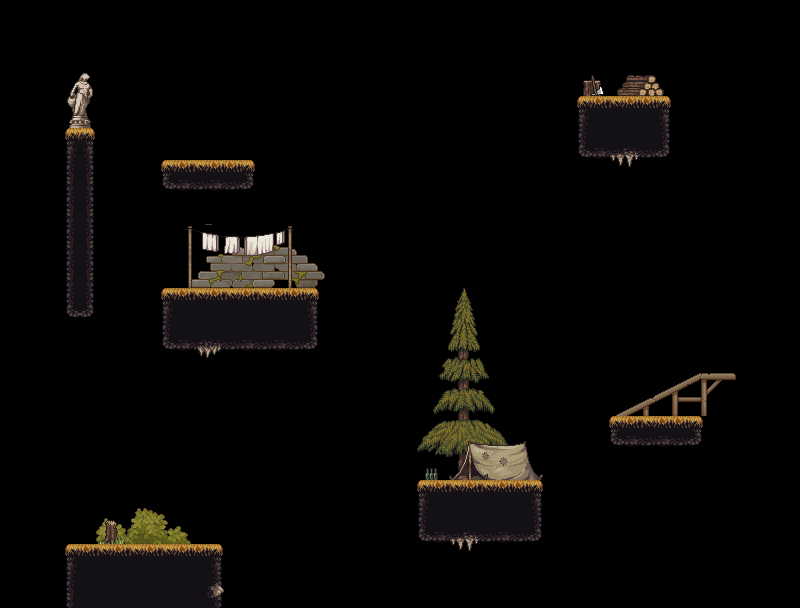

A 2D game scene composited from a Tiled map and its tileset images. What follows is a short description and the map's XML, with every tile layer's data as written:
An orthogonal 25x19 tile map with 32x32 px tiles, 3 tile layers (Ground, Decorations, Decorations 2), 11 tilesets and 7 objects.

<map version="1.10" tiledversion="1.12.2" orientation="orthogonal" renderorder="right-down" width="25" height="19" tilewidth="32" tileheight="32" infinite="0" nextlayerid="9" nextobjectid="53">
 <editorsettings>
  <export target="room3.lua" format="lua" />
 </editorsettings>
 <tileset firstgid="1" name="Floor Tiles2" tilewidth="32" tileheight="32" tilecount="162" columns="9">
  <image source="../assets/tilesets/Floor Tiles2.png" width="288" height="576" />
 </tileset>
 <tileset firstgid="163" name="Other Tiles2" tilewidth="32" tileheight="32" tilecount="63" columns="9">
  <image source="../assets/tilesets/Other Tiles2.png" width="288" height="224" />
 </tileset>
 <tileset firstgid="226" name="ground" tilewidth="32" tileheight="32" tilecount="64" columns="8">
  <image source="../assets/tilesets/ground.png" width="256" height="256" />
 </tileset>
 <tileset firstgid="290" name="TX Village Props" tilewidth="32" tileheight="32" tilecount="1024" columns="32">
  <image source="../assets/tilesets/TX Village Props.png" width="1024" height="1024" />
 </tileset>
 <tileset firstgid="1314" name="Small Tent" tilewidth="32" tileheight="32" tilecount="4" columns="2">
  <image source="../assets/tilesets/Small Tent.png" width="64" height="64" />
 </tileset>
 <tileset firstgid="1318" name="Large Pine Tree" tilewidth="32" tileheight="32" tilecount="20" columns="4">
  <image source="../assets/tilesets/Large Pine Tree.png" width="128" height="176" />
 </tileset>
 <tileset firstgid="1338" name="Angel Statue" tilewidth="32" tileheight="32" tilecount="4" columns="2">
  <image source="../assets/tilesets/Angel Statue.png" width="64" height="64" />
 </tileset>
 <tileset firstgid="1342" name="Pine Trees" tilewidth="32" tileheight="32" tilecount="126" columns="21">
  <image source="../assets/tilesets/Pine Trees.png" width="672" height="192" />
 </tileset>
 <tileset firstgid="1468" name="Tall Grass" tilewidth="32" tileheight="32" tilecount="3" columns="3">
  <image source="../assets/tilesets/Tall Grass.png" width="96" height="32" />
 </tileset>
 <tileset firstgid="1471" name="Decor" tilewidth="32" tileheight="32" tilecount="221" columns="13">
  <image source="../assets/tilesets/Decor.png" width="416" height="544" />
 </tileset>
 <tileset firstgid="1692" name="Pine forest sheet" tilewidth="32" tileheight="32" tilecount="60" columns="10">
  <image source="../assets/tilesets/Pine forest sheet.png" width="320" height="208" />
 </tileset>
 <layer id="1" name="Ground" width="25" height="19">
  <data encoding="csv">
0,0,0,0,0,0,0,0,0,0,0,0,0,0,0,0,0,0,0,0,0,0,0,0,0,
0,0,0,0,0,0,0,0,0,0,0,0,0,0,0,0,0,0,0,0,0,0,0,0,0,
0,0,0,0,0,0,0,0,0,0,0,0,0,0,0,0,0,0,0,0,0,0,0,0,0,
0,0,0,0,0,0,0,0,0,0,0,0,0,0,0,0,0,0,55,56,57,0,0,0,0,
0,0,88,0,0,0,0,0,0,0,0,0,0,0,0,0,0,0,73,89,75,0,0,0,0,
0,0,69,0,0,106,107,108,0,0,0,0,0,0,0,0,0,0,0,98,0,0,0,0,0,
0,0,69,0,0,0,0,0,0,0,0,0,0,0,0,0,0,0,0,0,0,0,0,0,0,
0,0,69,0,0,0,0,0,0,0,0,0,0,0,0,0,0,0,0,0,0,0,0,0,0,
0,0,69,0,0,0,0,0,0,0,0,0,0,0,0,0,0,0,0,0,0,0,0,0,0,
0,0,97,0,0,55,56,56,56,57,0,0,0,0,0,0,0,0,0,0,0,0,0,0,0,
0,0,0,0,0,73,90,74,74,75,0,0,0,0,0,0,0,0,0,0,0,0,0,0,0,
0,0,0,0,0,0,99,0,0,0,0,0,0,0,0,0,0,0,0,0,0,0,0,0,0,
0,0,0,0,0,0,0,0,0,0,0,0,0,0,0,0,0,0,0,0,0,0,0,0,0,
0,0,0,0,0,0,0,0,0,0,0,0,0,0,0,0,0,0,0,106,107,108,0,0,0,
0,0,0,0,0,0,0,0,0,0,0,0,0,0,0,0,0,0,0,0,0,0,0,0,0,
0,0,0,0,0,0,0,0,0,0,0,0,0,55,56,56,57,0,0,0,0,0,0,0,0,
0,0,0,0,0,0,0,0,0,0,0,0,0,73,89,74,75,0,0,0,0,0,0,0,0,
0,0,55,56,56,56,57,0,0,0,0,0,0,0,98,0,0,0,0,0,0,0,0,0,0,
0,0,64,65,65,65,96,0,0,0,0,0,0,0,0,0,0,0,0,0,0,0,0,0,0
</data>
 </layer>
 <layer id="7" name="Decorations" width="25" height="19">
  <data encoding="csv">
0,0,0,0,0,0,0,0,0,0,0,0,0,0,0,0,0,0,0,0,0,0,0,0,0,
0,0,0,0,0,0,0,0,0,0,0,0,0,0,0,0,0,0,0,0,0,0,0,0,0,
0,0,0,0,0,0,0,0,0,0,0,0,0,0,0,0,0,0,0,0,0,0,0,0,0,
0,0,1561,0,0,0,0,0,0,0,0,0,0,0,0,0,0,0,0,0,0,0,0,0,0,
0,0,0,0,0,0,0,0,0,0,0,0,0,0,0,0,0,0,0,0,0,0,0,0,0,
0,0,0,0,0,0,0,0,0,0,0,0,0,0,0,0,0,0,0,0,0,0,0,0,0,
0,0,0,0,0,0,0,0,0,0,0,0,0,0,0,0,0,0,0,0,0,0,0,0,0,
0,0,0,0,0,920,921,922,923,924,925,0,0,0,0,0,0,0,0,0,0,0,0,0,0,
0,0,0,0,0,952,953,954,955,956,957,0,0,0,0,0,0,0,0,0,0,0,0,0,0,
0,0,0,0,0,0,0,0,0,0,0,0,0,0,1346,1347,0,0,0,0,0,0,0,0,0,
0,0,0,0,0,0,0,0,0,0,0,0,0,0,1367,1368,0,0,0,0,0,0,0,0,0,
0,0,0,0,0,0,0,0,0,0,0,0,0,1387,1388,1389,0,0,0,983,984,985,986,0,0,
0,0,0,0,0,0,0,0,0,0,0,0,0,1408,1409,1410,0,0,0,1015,1016,1017,1018,0,0,
0,0,0,0,0,0,0,0,0,0,0,0,0,1429,1430,1431,0,0,0,0,0,0,0,0,0,
0,0,0,0,0,0,0,0,0,0,0,0,0,1450,1451,1452,0,0,0,0,0,0,0,0,0,
0,0,0,852,853,854,0,0,0,0,0,0,0,0,0,0,0,0,0,0,0,0,0,0,0,
0,0,0,884,885,886,0,0,0,0,0,0,0,0,0,0,0,0,0,0,0,0,0,0,0,
0,0,0,0,0,0,0,0,0,0,0,0,0,0,0,0,0,0,0,0,0,0,0,0,0,
0,0,0,0,0,0,0,0,0,0,0,0,0,0,0,0,0,0,0,0,0,0,0,0,0
</data>
 </layer>
 <layer id="8" name="Decorations 2" width="25" height="19">
  <data encoding="csv">
0,0,0,0,0,0,0,0,0,0,0,0,0,0,0,0,0,0,0,0,0,0,0,0,0,
0,0,0,0,0,0,0,0,0,0,0,0,0,0,0,0,0,0,0,0,0,0,0,0,0,
0,0,1587,0,0,0,0,0,0,0,0,0,0,0,0,0,0,0,1478,1503,1504,0,0,0,0,
0,0,1600,0,0,0,0,0,0,0,0,0,0,0,0,0,0,0,0,0,0,0,0,0,0,
0,0,0,0,0,0,0,0,0,0,0,0,0,0,0,0,0,0,0,0,0,0,0,0,0,
0,0,0,0,0,0,0,0,0,0,0,0,0,0,0,0,0,0,0,0,0,0,0,0,0,
0,0,0,0,0,0,0,0,0,0,0,0,0,0,0,0,0,0,0,0,0,0,0,0,0,
0,0,0,0,0,1614,1615,1616,1617,1618,0,0,0,0,0,0,0,0,0,0,0,1347,0,0,0,
0,0,0,0,0,1627,1628,1629,1630,1631,0,0,0,0,0,0,0,0,0,0,0,0,0,0,0,
0,0,0,0,0,0,0,0,0,0,0,0,0,0,0,0,0,0,0,0,0,0,0,0,0,
0,0,0,0,0,0,0,0,0,0,0,0,0,0,0,0,1368,0,0,0,0,0,0,0,0,
0,0,0,0,0,0,0,0,0,0,0,0,0,0,0,0,0,0,0,0,0,0,0,0,0,
0,0,0,0,0,0,0,0,0,0,0,0,0,0,0,0,0,0,0,0,0,0,0,0,0,
0,0,0,0,0,0,0,0,0,0,0,0,0,0,1487,1488,1489,0,0,0,0,0,0,0,0,
0,0,0,0,0,0,0,0,0,0,0,0,0,1496,1500,1501,1502,0,0,0,0,0,0,0,0,
0,0,0,0,0,0,0,0,0,0,0,0,0,0,0,0,0,0,0,0,0,0,0,0,0,
0,0,0,1369,0,0,0,0,0,0,0,0,0,0,0,0,0,0,0,0,0,0,0,0,0,
0,0,0,0,0,0,0,0,0,0,0,0,0,0,0,0,0,0,0,0,0,0,0,0,0,
0,0,0,0,0,0,0,0,0,0,0,0,0,0,0,0,0,0,0,0,0,0,0,0,0
</data>
 </layer>
 <objectgroup id="3" name="Collisions" visible="0">
  <object id="45" x="63.6667" y="544.667" width="159.333" height="63" />
  <object id="46" x="416" y="480.182" width="128.182" height="32.1818" />
  <object id="47" x="608" y="416.182" width="96" height="32" />
  <object id="48" x="159.75" y="288.25" width="159.75" height="30.75" />
  <object id="49" x="63.6667" y="127.333" width="32.3333" height="192.667" />
  <object id="51" x="575.667" y="96.3333" width="96.3333" height="31.3333" />
  <object id="52" x="160.25" y="160.5" width="95.25" height="31.5" />
 </objectgroup>
</map>
